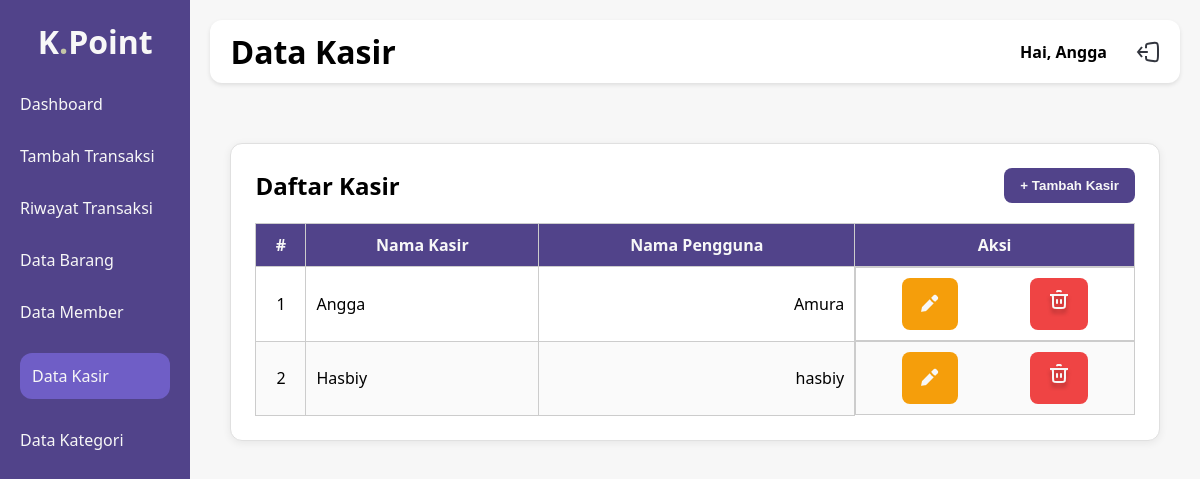
The page /data-kasir.php (signed in) on the database its author committed.
### tables this page shows
CREATE TABLE `kasir` (
  `id_user` int(11) NOT NULL,
  `username` varchar(255) DEFAULT NULL,
  `password` varchar(255) DEFAULT NULL,
  `nama` varchar(255) DEFAULT NULL
);

### data-kasir.php (the view, shortened to what this page needs)
<?php
include 'koneksi.php';
?>
<!DOCTYPE html>
<html lang="en">
<head>
    <link rel="stylesheet" href="assets/css/style.css?v=<?= time(); ?>">
</head>
<body>
    <div class="wrapper">
        <div class="sidebar">
            <ul>
                <li><a href="index.php" class="logo">K<span>.</span>Point</a></li>
                <li><a href="index.php" class="nav-link">Dashboard</a></li>
                <li><a href="tambah-transaksi.php" class="nav-link">Tambah Transaksi</a></li>
                <li><a href="riwayat.php" class="nav-link">Riwayat Transaksi</a></li>
                <li><a href="data-barang.php" class="nav-link">Data Barang</a></li>
                <li><a href="data-member.php" class="nav-link">Data Member</a></li>
                <li><a href="data-kasir.php" class="nav-link active">Data Kasir</a></li>
                <li><a href="data-kategori.php" class="nav-link">Data Kategori</a></li>
            </ul>
        </div>
        <div class="main-content" id="main-content">
            <div class="judul">
                <h1>Data Kasir</h1>
                <div class="profil">
                    <h4>Hai, <?= $_SESSION['nama']; ?> </h4>
                    <img src="assets/icons/logout/logout.svg" alt="Logout" onclick="konfirmasiLogout()" style="cursor:pointer;">
                </div>
            </div>
            <div class="content">
                <section class="card">
                    <div class="card-header">
                        <h2>Daftar Kasir</h2>
                        <button class="btn-tambah" onclick="tambahKasir()">
                        + Tambah Kasir
                        </button>
                    </div>
                    <div class="table-container">
                    <table class="data-table">
                        <thead>
                            <tr>
                            <th scope="col">#</th>
                            <th scope="col">Nama Kasir</th>
                            <th scope="col">Nama Pengguna</th>
                            <th scope="col">Aksi</th>
                            </tr>
                        </thead>
                        <tbody>
                            <?php
                                                    $sqlbrg1 = "select * from kasir order by id_user";
                                                    $qbrg1   = mysqli_query($koneksi,$sqlbrg1);
                                                    $urut = 1;
                                                    while ($rbrg1 = mysqli_fetch_array($qbrg1)) {
                                                        $nama= $rbrg1['nama'];
                                                        $username = $rbrg1['username'];
                                                    ?>
                        <tr>
                            <td><?php echo $urut++ ?></td>
                            <td><?php echo $nama ?></td>
                            <td><?php echo $username ?></td>
                            <td>
                                <button
                                type="button"
                                class="editBtn"
                                data-id-user="<?php echo $rbrg1['id_user']; ?>" onclick="editKasir(event)"><img src="assets/icons/edit/Edit_fill.svg" alt="">
                                </button>
                                <button type="button" class="deleteBtn"
                                data-id-user="<?php echo $rbrg1['id_user']; ?>"><img src="assets/icons/trash/Trash.svg" alt=""></button
                                >
                            </td>
                        </tr>
                        <?php } ?>
                        </tbody>
                    </table>
                    </div>
                </section>
            </div>
        </div>
    </div>
</body>
</html>

### assets/css/style.css (style rules this page uses)
:root { --kuning: #6f5ec6; --bg-color: #f7f7f7; --sidebar-width: 220px; --hitam: #51438a; }
* { margin: 0; padding: 0; box-sizing: border-box; scroll-behavior: smooth; }
body { font-family: "Segoe UI", sans-serif; display: flex; min-height: 100vh; }
.wrapper { display: flex; width: 100vw; min-height: 100vh; }
.sidebar { display: block; width: var(--sidebar-width); background: var(--hitam); color: var(--bg-color); padding: 20px; min-height: 100vh; transition: all 0.3s ease-in-out; }
.sidebar ul { list-style: none; padding: 0; }
.sidebar .logo { color: var(--bg-color); text-align: center; font-size: 2em; margin: 0 0 30px; font-weight: 900; }
.sidebar .logo span { color: #c3c5a7; }
.sidebar li a { display: block; color: var(--bg-color); text-decoration: none; margin: 30px 0; transition: 0.2s; }
.nav-link.active { background-color: var(--kuning); padding: 12px; border-radius: 12px; color: var(--bg-color); font-weight: 500; }
.main-content { flex-grow: 1; width: 100%; background: var(--bg-color); padding: 20px; }
.judul { background: white; padding: 10px 20px; box-shadow: 0 2px 4px rgba(0, 0, 0, 0.1); margin-bottom: 20px; display: flex; border-radius: 12px; justify-content: space-between; align-items: center; }
.profil { display: flex; justify-content: space-between; align-items: center; width: 140px; }
.content { padding: 40px 20px; width: 100%; max-width: 100%; box-sizing: border-box; margin: 0 auto; }
.card { background: white; border-radius: 12px; padding: 20px; box-shadow: 0 4px 12px rgba(0, 0, 0, 0.1); width: 100%; border: 1px solid #e0e0e0; box-sizing: border-box; }
.card-header { display: flex; justify-content: space-between; align-items: center; margin-bottom: 20px; }
.card-header h2 { margin: 0; font-size: 1.5em; }
.btn-tambah { background-color: var(--hitam); border: none; padding: 10px 16px; color: var(--bg-color); border-radius: 8px; font-weight: bold; cursor: pointer; transition: background 0.3s ease; }
.table-container { overflow-x: auto; }
.data-table { width: 100%; border-collapse: collapse; min-width: 600px; font-size: 16px; }
.data-table th, .data-table td { border: 1px solid #ccc; padding: 10px; text-align: left; }
.data-table th { background-color: #51438a; font-weight: bold; color: var(--bg-color); }
.data-table tbody tr:nth-child(even) { background-color: #fafafa; }
.data-table th:nth-child(1), .data-table td:nth-child(1) { width: 50px; text-align: center; }
.data-table th { text-align: center; }
.data-table td:nth-child(3), .data-table td:nth-child(4) { text-align: right; }
.data-table td:last-child { display: flex; justify-content: space-around; }
.card { background: #fff; border-radius: 12px; box-shadow: 0 2px 8px rgba(0, 0, 0, 0.07); padding: 24px; min-height: 120px; display: flex; flex-direction: column; justify-content: center; }
.editBtn { background-color: #f59e0b; color: white; border: none; padding: 10px 16px; border-radius: 8px; cursor: pointer; }
.deleteBtn { background-color: #ef4444; color: white; border: none; padding: 10px 16px; border-radius: 8px; cursor: pointer; }

### rows shown on the page
kasir: nama "Angga", username "Amura"
kasir: nama "Hasbiy", username "hasbiy"

### other values the page prints
$_SESSION['nama'] "Angga"
